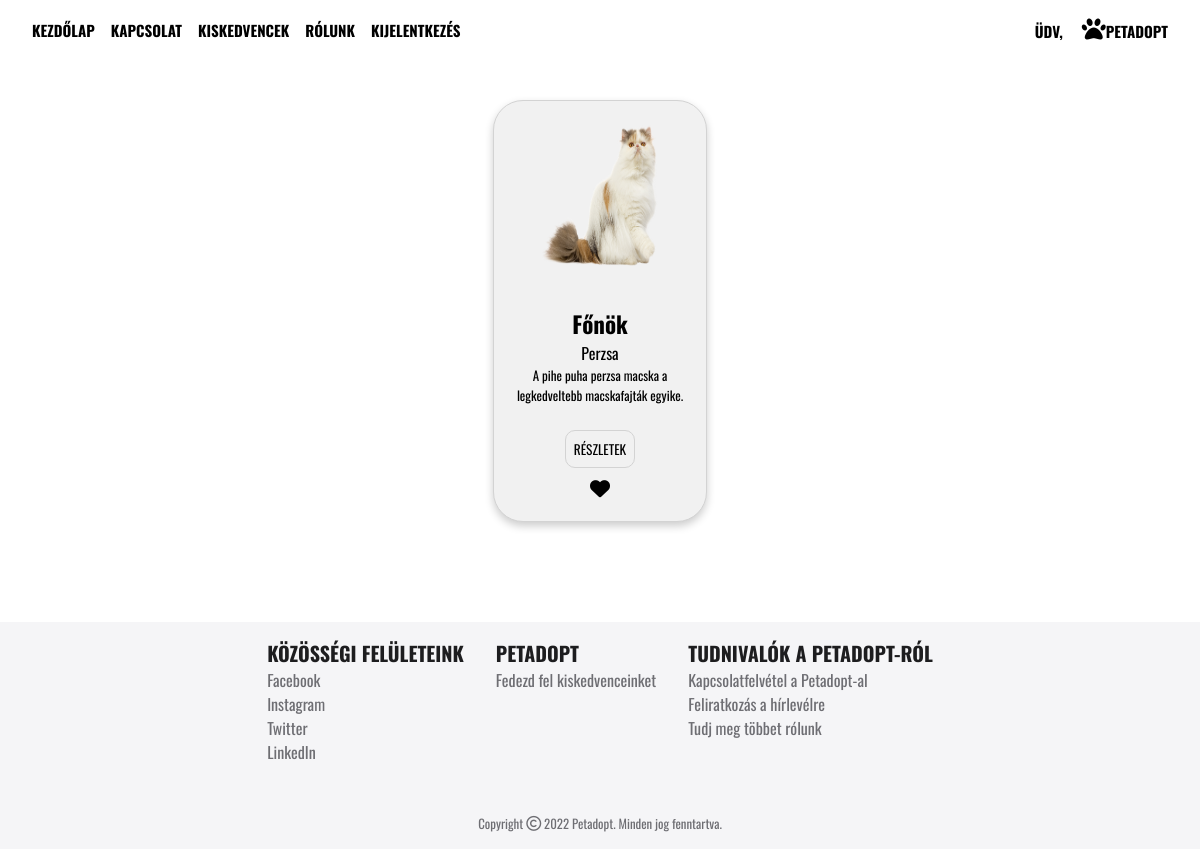
The page /pets.php?animalId=1&specieId=2 on the database its author committed.
### tables this page shows
CREATE TABLE `pets` (
  `id` int(11) NOT NULL,
  `specieId` int(11) NOT NULL,
  `name` varchar(50) DEFAULT NULL,
  `description` varchar(255) DEFAULT NULL,
  `image` varchar(50) DEFAULT NULL,
  `gender` varchar(10) DEFAULT NULL,
  `age` int(11) NOT NULL
);

CREATE TABLE `species` (
  `id` int(11) NOT NULL,
  `name` varchar(50) DEFAULT NULL,
  `image` varchar(50) DEFAULT NULL,
  `animalId` int(11) NOT NULL
);

### pets.php (the view, shortened to what this page needs)
<?php
require_once('assets/php/header.php');
require_once('assets/php/nav.php');
require_once('config/db.php');
$specieId = $_GET["specieId"];
?>
<div class="card">
    <div class="card-container">
        <?php
		$sql = "SELECT pets.id, species.name as specie, pets.description, pets.image, pets.name, pets.gender, pets.age from pets, species where pets.specieId = ".$specieId." and species.id = pets.specieId";
		$result = $conn->query($sql);
		if($result->num_rows > 0) {
			while($row = $result->fetch_assoc()) {
				?>
        <div class="card-content">
            <img src="assets/img/<?= $row["image"] ?>" alt="animal" width="150px" height="150px" /><br>
            <span style="font-size: 23px"><b><?= $row["name"] ?></b></span>
            <span class="pet-specie"><?= $row["specie"] ?></span>
            <span class="pet-description"><?= $row["description"] ?></span>
            <button type="button" onclick="openModal(<?= $row['id'] ?>)" class="infoButton">Részletek</button>
            <button onclick="toggleHeart(event)"><i class="fas fa-heart" style="font-size: 20px"></i></button>
        </div>
        <?php
            }
        }
    ?>
    </div>
</div>
<?php
require_once('assets/php/footer.php');
?>
</body>
</html>

### assets/css/styles.css (style rules this page uses)
html { scroll-behavior: smooth; }
body { margin: 0; padding: 0; font-family: 'Oswald', sans-serif !important; box-sizing: border-box; height: 100vh; min-height: 100vh; background-size: cover; width: 100%; background-repeat: no-repeat; }
.card { display: flex; flex-direction: column; justify-content: center; align-items: center; text-align: center; }
.card-container { margin-top: 100px; margin-bottom: 100px; width: 80%; display: flex; flex-wrap: wrap; flex-direction: row; justify-content: center; align-items: center; gap: 1em; }
.card-content { display: flex; flex-direction: column; border-radius: 30px; border: 1px solid lightgray; width: 20%; height: 50vh; padding: 10px; background-color: #f1f1f1; box-shadow: 0 4px 8px 0 rgba(0, 0, 0, 0.2); align-items: center; justify-content: center; transition: 0.6s; }
.card-content img { width: 60%; height: 20vh; }
.pet-specie { font-size: 16px; }
.pet-description { font-size: 13px; }
.card-content .infoButton { color: black; border: 1px solid lightgray; background-color: #f1f1f1; margin-top: 25px; transition: background-color 0.5s ease-out 100ms; padding: 8px; margin-bottom: 10px; border-radius: 10px; font-family: 'Oswald', sans-serif; text-transform: uppercase; }
.card-content button { background-color: #f1f1f1; border: none; }

### rows shown on the page
pets: image (picture), name "Főnök", specieId.name "Perzsa", description "A pihe puha perzsa macska a legkedveltebb macskafajták egyike."
